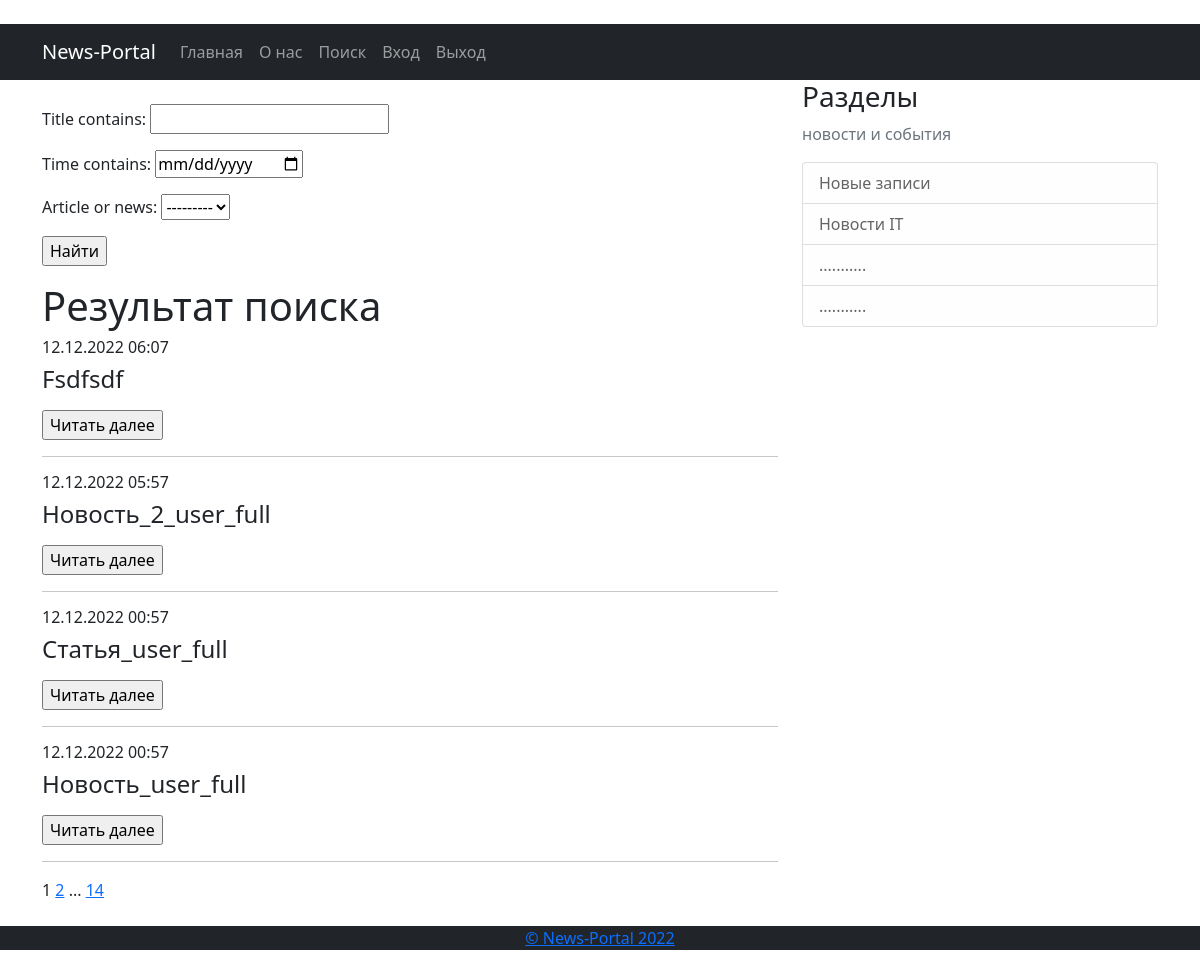
The app's page /search/ with its own data.
### news/models.py (models this page shows, shortened)
class News(models.Model):
    time = models.DateTimeField(auto_now=False, auto_now_add=True)
    title = models.CharField(max_length=50)
    article = models.TextField()
    NEWS = 'NW'
    ARTICLE = 'AR'
    CATEGORY_CHOICES = (
        (NEWS, 'Новости'),
        (ARTICLE, 'Статья'),
    )
    article_or_news = models.CharField(max_length=2, choices=CATEGORY_CHOICES, default=NEWS)
    author = models.ForeignKey(Author, on_delete=models.CASCADE)
    new_cat = models.ManyToManyField(Categories, through='NewsCategories')
    rating = models.IntegerField(blank=False, default=0)
    def get_absolute_url(self):
        return reverse('news-details', args=[str(self.id)])

### news/views.py (the view)
# urls.py: path('search/', NewsSearch.as_view(), name='news_search'),
class NewsSearch(ListView):
    model = News
    template_name = 'news_search.html'
    context_object_name = 'articlesearch'
    ordering = ['-time']
    paginate_by = 4
    def get_context_data(self, **kwargs):
        context = super().get_context_data(**kwargs)
        context['filterset'] = self.filterset
        context['time_now'] = datetime.utcnow()
        return context
    def get_queryset(self):
        queryset = super().get_queryset()
        self.filterset = NewsFilter(self.request.GET, queryset)
        return self.filterset.qs

### news/templatetags/custom_tags.py (called while the page is built)
@register.simple_tag(takes_context=True)
def url_replace(context, **kwargs):
    d = context['request'].GET.copy()
    for k, v in kwargs.items():
        d[k] = v
    return d.urlencode()

### templates/news_search.html (shortened to what this page needs)
{% extends 'flatpages/default.html' %}
{% load custom_filters %}
{% load custom_tags %}!
{% block content %}
    <br>
    <form action="" method="get">
        {{ filterset.form.as_p }}
        <input type="submit" value="Найти">
    </form>
    <h1>Результат поиска</h1>
    {% if articlesearch %}
        <table>
            {% for art in articlesearch %}
                <article>
                    <div>
                        <h6>{{ art.time|date:'d.m.Y H:i' }}</h6>
                        <h4>{{ art.title }}</h4>
                    </div>
                        <input type="submit" value="Читать далее">
                    <hr>
                </article>
            {% empty %}
                <p>Не найдено публикаций по вашему запросу<br>Попробуйте повторить запрос с другой формулировкой</p>
            {% endfor %}
        </table>
    {% endif %}
    {{ page_obj.number }}
    {% if page_obj.has_next %}
        <a href="?{% url_replace page=page_obj.next_page_number %}">{{ page_obj.next_page_number }}</a>
        {% if paginator.num_pages != page_obj.next_page_number %}
            ...
            <a href="?{% url_replace page=page_obj.paginator.num_pages %}">{{ page_obj.paginator.num_pages }}</a>
        {% endif %}
    {% endif %}
{% endblock content %}

### records on screen
News: time "12.12.2022 06:07", title "Fsdfsdf"
News: time "12.12.2022 05:57", title "Новость_2_user_full"
News: time "12.12.2022 00:57", title "Статья_user_full"
News: time "12.12.2022 00:57", title "Новость_user_full"

### other values on screen
{{ page_obj.number }} "1"
{{ page_obj.next_page_number }} "2"
{{ page_obj.paginator.num_pages }} "14"
